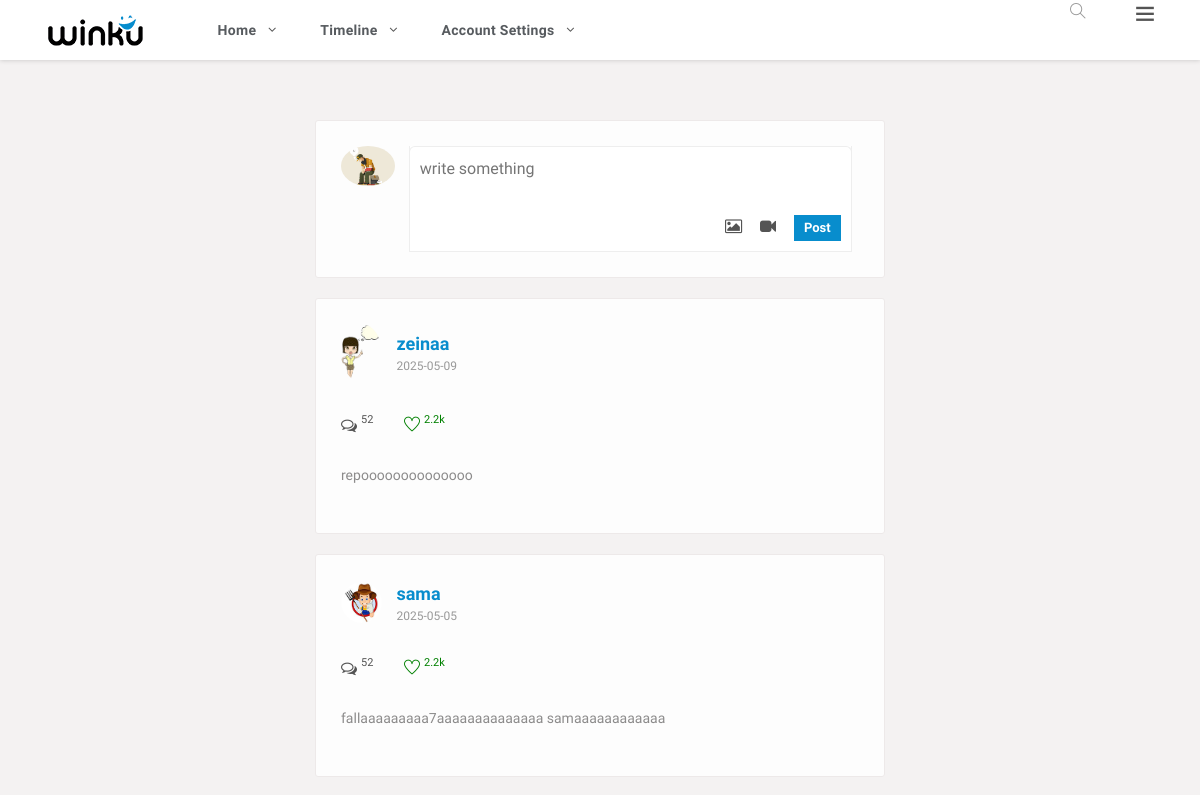
Page /linkedIn/Views/Home/index.php (signed in, upper part) on the earlier database version.
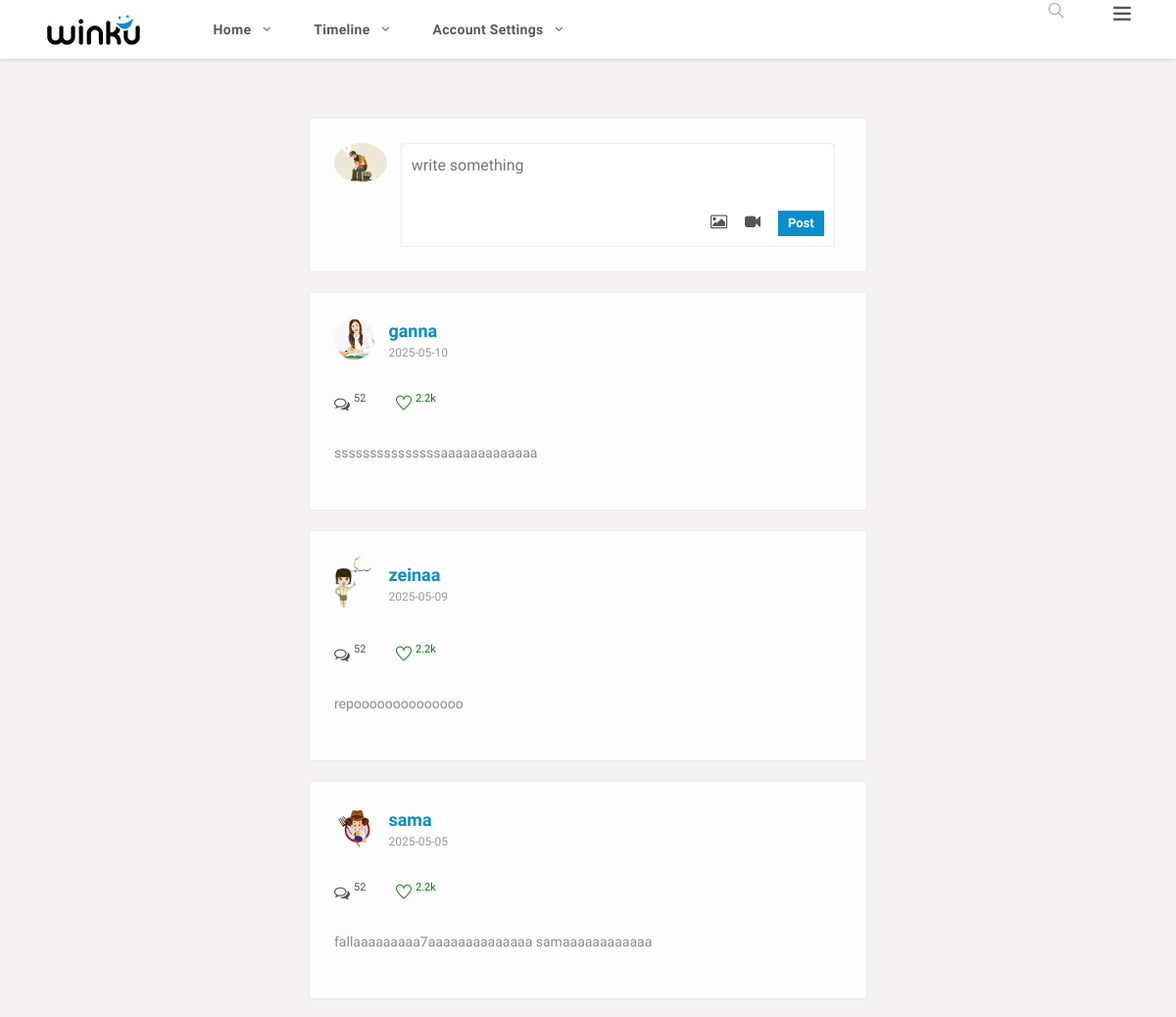
Same page on the later database version.
### tables this page shows
CREATE TABLE `posts` (
  `id` int(11) NOT NULL,
  `content` varchar(255) NOT NULL,
  `imagePath` varchar(255) NOT NULL,
  `createdAt` date NOT NULL DEFAULT current_timestamp(),
  `userId` int(11) NOT NULL
);

CREATE TABLE `users` (
  `id` int(11) NOT NULL,
  `name` varchar(50) NOT NULL,
  `username` varchar(50) NOT NULL,
  `email` varchar(50) NOT NULL,
  `password` varchar(50) NOT NULL,
  `createdAt` date NOT NULL DEFAULT current_timestamp(),
  `profilePhoto` varchar(255) NOT NULL,
  `isEmployer` tinyint(1) NOT NULL DEFAULT 0,
  `isPremium` tinyint(1) NOT NULL DEFAULT 0,
  `coverPhoto` varchar(255) NOT NULL DEFAULT '../../Assets/images/resources/timeline-1.jpg',
  `connectionCount` int(11) NOT NULL DEFAULT 0
);

### linkedIn/Controllers/DBController.php (called while the page is built, shortened)
<?php
class DBController
{
    public $dbHost = "localhost";
    public $dbUser = "root";
    public $dbPassword = "";
    public $dbName = "linkedin";
    public $connection;
    public function __construct() {
        try {
            $this->connection = new mysqli($this->dbHost, $this->dbUser, $this->dbPassword, $this->dbName);
        } catch (Exception $e) {
            error_log("Error in DBController: " . $e->getMessage());
            throw $e;
        }
    }
    public function openConnection()
    {
        $this->connection = new mysqli($this->dbHost, $this->dbUser, $this->dbPassword, $this->dbName);
        if ($this->connection->connect_error) {
            echo "Error in Connection : " . $this->connection->connect_error;
            return false;
        } else {
            return true;
        }
    }
    public function select($qry)
    {
        $result = $this->connection->query($qry);
        if (!$result) {
            echo "Error : " . mysqli_error($this->connection);
            return false;
        } else {
            return $result->fetch_all(MYSQLI_ASSOC);
        }
    }
}
?>

### linkedIn/Controllers/PostController.php (called while the page is built, shortened)
<?php
require_once '../../Controllers/DBController.php';
class postController
{
    public function getAllPosts()
    {
        $this->db = new DBController();
        if ($this->db->openConnection()) {
            $query = "SELECT posts.id, posts.content, posts.createdAt ,posts.imagePath,posts.userId ,
                        users.name AS authorName, users.profilePhoto AS authorImage
                FROM posts
                JOIN users ON posts.userId = users.id ORDER BY createdAt DESC";
            return $this->db->select($query);
        } else {
            echo "Error in Database Connection";
            return false;
        }
    }
}

### linkedIn/Views/Home/index.php (the view, shortened to what the changed rows need)
<?php
require_once '../../Controllers/PostController.php';
$postController = new postController();
$posts = $postController->getAllPosts();
?>
<!DOCTYPE html>
<html lang="en">
<head>
    <link rel="stylesheet" href="../../Assets/css/main.min.css">
    <link rel="stylesheet" href="../../Assets/css/style.css">
    <link rel="stylesheet" href="../../Assets/css/color.css">
    <link rel="stylesheet" href="../../Assets/css/responsive.css">
</head>
<body>
    <div class="theme-layout">
        <section>
            <div class="gap gray-bg">
                <div class="container-fluid">
                    <div class="row">
                        <div class="col-lg-12">
                            <div class="row" id="page-contents">
                                <div class="col-lg-6">
                                    <?php if (!empty($posts)): ?>
                                        <?php foreach ($posts as $post): ?>
                                                <div class="central-meta item">
                                                    <div class="user-post">
                                                        <div class="friend-info">
                                                            <figure>
                                                                <img src="<?php echo $post['authorImage'] ?>" alt="">
                                                            </figure>
                                                            <div class="friend-name">
                                                                <ins><a href="../Timeline/timeline.php" title=""><?php echo htmlspecialchars($post['authorName']); ?></a></ins>
                                                                <span><?php echo htmlspecialchars($post['createdAt']); ?></span>
                                                            </div>
                                                            <div class="post-meta">
                                                                <div class="we-video-info">
                                                                    <ul>
                                                                        <li>
                                                                            <span class="comment" data-toggle="tooltip" title="Comments">
                                                                                <i class="fa fa-comments-o"></i>
                                                                                <ins>52</ins>
                                                                            </span>
                                                                        </li>
                                                                        <li>
                                                                            <span class="like" data-toggle="tooltip" title="like">
                                                                                <i class="ti-heart"></i>
                                                                                <ins>2.2k</ins>
                                                                            </span>
                                                                        </li>
                                                                    </ul>
                                                                </div>
                                                                <div class="description">
                                                                    <p>
                                                                        <?php echo htmlspecialchars($post['content']); ?>
                                                                    </p>
                                                                </div>
                                                            </div>
                                                        </div>
                                                    </div>
                                                </div>
                                        <?php endforeach; ?>
                                    <?php else: ?>
                                        <p>No posts found.</p>
                                    <?php endif; ?>
                                </div>
                            </div>
                        </div>
                    </div>
                </div>
        </section>
            <?php require_once '../shared/footer.php'; ?>
</body>
</html>

Differences in the rows shown:
added posts: userId.profilePhoto (picture), userId.name "ganna", createdAt "2025-05-10", content "sssssssssssssssaaaaaaaaaaaaa"
